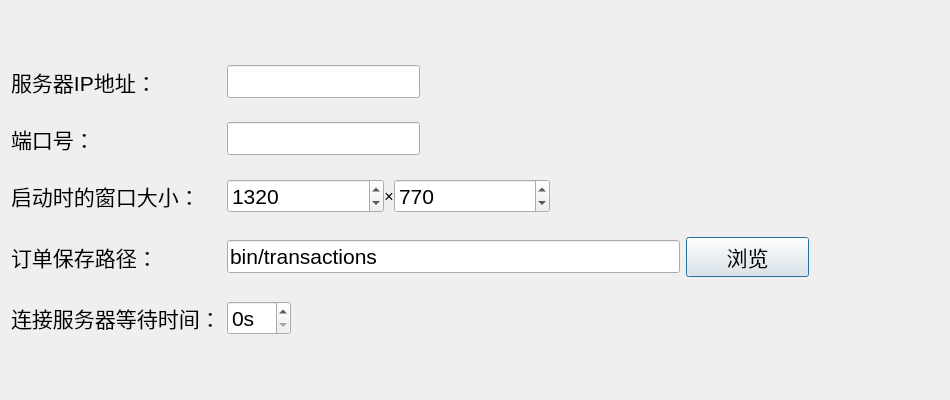
<?xml version="1.0" encoding="UTF-8"?>
<ui version="4.0">
 <class>settingDialog</class>
 <widget class="QDialog" name="settingDialog">
  <property name="geometry">
   <rect>
    <x>0</x>
    <y>0</y>
    <width>950</width>
    <height>400</height>
   </rect>
  </property>
  <property name="minimumSize">
   <size>
    <width>950</width>
    <height>400</height>
   </size>
  </property>
  <property name="windowTitle">
   <string>设置</string>
  </property>
  <layout class="QGridLayout" name="gridLayout_2">
   <item row="0" column="0">
    <layout class="QGridLayout" name="gridLayout">
     <property name="verticalSpacing">
      <number>24</number>
     </property>
     <item row="3" column="0">
      <widget class="QLabel" name="label_5">
       <property name="font">
        <font>
         <pointsize>16</pointsize>
        </font>
       </property>
       <property name="text">
        <string>订单保存路径：</string>
       </property>
      </widget>
     </item>
     <item row="3" column="1" colspan="4">
      <widget class="QLineEdit" name="transactionDirPath_lineEdit">
       <property name="sizePolicy">
        <sizepolicy hsizetype="Expanding" vsizetype="Maximum">
         <horstretch>0</horstretch>
         <verstretch>0</verstretch>
        </sizepolicy>
       </property>
       <property name="font">
        <font>
         <pointsize>16</pointsize>
        </font>
       </property>
       <property name="text">
        <string>bin/transactions</string>
       </property>
      </widget>
     </item>
     <item row="0" column="0">
      <widget class="QLabel" name="label">
       <property name="font">
        <font>
         <pointsize>16</pointsize>
        </font>
       </property>
       <property name="text">
        <string>服务器IP地址：</string>
       </property>
      </widget>
     </item>
     <item row="0" column="1" colspan="2">
      <widget class="QLineEdit" name="ip_lineEdit">
       <property name="sizePolicy">
        <sizepolicy hsizetype="Fixed" vsizetype="Maximum">
         <horstretch>0</horstretch>
         <verstretch>0</verstretch>
        </sizepolicy>
       </property>
       <property name="font">
        <font>
         <pointsize>16</pointsize>
        </font>
       </property>
      </widget>
     </item>
     <item row="2" column="1" colspan="3">
      <layout class="QHBoxLayout" name="horizontalLayout" stretch="0,1,0">
       <property name="spacing">
        <number>0</number>
       </property>
       <item>
        <widget class="QSpinBox" name="width_spinBox">
         <property name="sizePolicy">
          <sizepolicy hsizetype="Expanding" vsizetype="Maximum">
           <horstretch>0</horstretch>
           <verstretch>0</verstretch>
          </sizepolicy>
         </property>
         <property name="font">
          <font>
           <pointsize>16</pointsize>
          </font>
         </property>
         <property name="minimum">
          <number>500</number>
         </property>
         <property name="maximum">
          <number>5000</number>
         </property>
         <property name="singleStep">
          <number>50</number>
         </property>
         <property name="value">
          <number>1320</number>
         </property>
        </widget>
       </item>
       <item>
        <widget class="QLabel" name="label_3">
         <property name="sizePolicy">
          <sizepolicy hsizetype="Fixed" vsizetype="Preferred">
           <horstretch>0</horstretch>
           <verstretch>0</verstretch>
          </sizepolicy>
         </property>
         <property name="font">
          <font>
           <pointsize>12</pointsize>
          </font>
         </property>
         <property name="text">
          <string>×</string>
         </property>
         <property name="alignment">
          <set>Qt::AlignCenter</set>
         </property>
        </widget>
       </item>
       <item>
        <widget class="QSpinBox" name="height_spinBox">
         <property name="sizePolicy">
          <sizepolicy hsizetype="Expanding" vsizetype="Maximum">
           <horstretch>0</horstretch>
           <verstretch>0</verstretch>
          </sizepolicy>
         </property>
         <property name="font">
          <font>
           <pointsize>16</pointsize>
          </font>
         </property>
         <property name="minimum">
          <number>500</number>
         </property>
         <property name="maximum">
          <number>5000</number>
         </property>
         <property name="singleStep">
          <number>50</number>
         </property>
         <property name="value">
          <number>770</number>
         </property>
        </widget>
       </item>
      </layout>
     </item>
     <item row="2" column="5">
      <widget class="QLabel" name="label_8">
       <property name="text">
        <string/>
       </property>
      </widget>
     </item>
     <item row="1" column="0">
      <widget class="QLabel" name="label_4">
       <property name="font">
        <font>
         <pointsize>16</pointsize>
        </font>
       </property>
       <property name="text">
        <string>端口号：</string>
       </property>
      </widget>
     </item>
     <item row="2" column="4">
      <widget class="QLabel" name="label_7">
       <property name="text">
        <string/>
       </property>
      </widget>
     </item>
     <item row="1" column="1" colspan="2">
      <widget class="QLineEdit" name="port_lineEdit">
       <property name="sizePolicy">
        <sizepolicy hsizetype="Fixed" vsizetype="Maximum">
         <horstretch>0</horstretch>
         <verstretch>0</verstretch>
        </sizepolicy>
       </property>
       <property name="font">
        <font>
         <pointsize>16</pointsize>
        </font>
       </property>
      </widget>
     </item>
     <item row="2" column="0">
      <widget class="QLabel" name="label_2">
       <property name="sizePolicy">
        <sizepolicy hsizetype="Fixed" vsizetype="Maximum">
         <horstretch>0</horstretch>
         <verstretch>0</verstretch>
        </sizepolicy>
       </property>
       <property name="font">
        <font>
         <pointsize>16</pointsize>
        </font>
       </property>
       <property name="text">
        <string>启动时的窗口大小：</string>
       </property>
      </widget>
     </item>
     <item row="4" column="0">
      <widget class="QLabel" name="label_6">
       <property name="font">
        <font>
         <pointsize>16</pointsize>
        </font>
       </property>
       <property name="text">
        <string>连接服务器等待时间：</string>
       </property>
      </widget>
     </item>
     <item row="2" column="6">
      <widget class="QLabel" name="label_9">
       <property name="text">
        <string/>
       </property>
      </widget>
     </item>
     <item row="4" column="1">
      <widget class="QSpinBox" name="waittingTime_spinBox">
       <property name="sizePolicy">
        <sizepolicy hsizetype="Fixed" vsizetype="Maximum">
         <horstretch>0</horstretch>
         <verstretch>0</verstretch>
        </sizepolicy>
       </property>
       <property name="font">
        <font>
         <pointsize>16</pointsize>
        </font>
       </property>
       <property name="suffix">
        <string>s</string>
       </property>
      </widget>
     </item>
     <item row="3" column="5">
      <widget class="QPushButton" name="browser_btn">
       <property name="font">
        <font>
         <pointsize>16</pointsize>
        </font>
       </property>
       <property name="text">
        <string>浏览</string>
       </property>
      </widget>
     </item>
    </layout>
   </item>
  </layout>
 </widget>
 <resources/>
 <connections/>
</ui>
